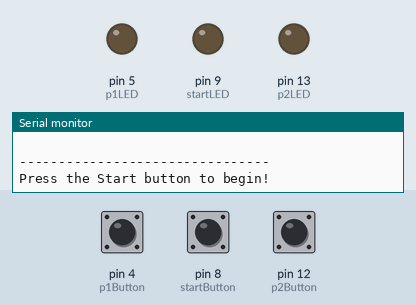
Recording of a sketch running on a simulated Arduino Uno, built with avr-gcc and run on an emulated ATmega328P. On the bench: output pins drawn as LEDs (lit = HIGH), the last lines printed to the serial monitor. Dashed ring = blinking. The inputs (shaded band) are chosen by the test bench; at power-on: pin 8 (startButton) LOW, pin 4 (p1Button) LOW, pin 12 (p2Button) LOW. Random numbers use the default seed unless the sketch sets one.

Above: at 1.9 s.
2.0 s: pin 8 (startButton) pulled HIGH for 0.15 s
At 3.4 s:
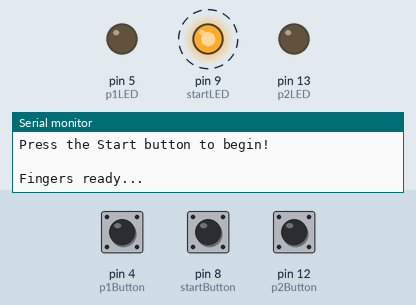
5.1 s: pin 4 (p1Button) pulled HIGH for 0.15 s
8.2 s: pin 12 (p2Button) pulled HIGH for 0.15 s
11.2 s: pin 8 (startButton) pulled HIGH for 1 s
15.2 s: pin 4 (p1Button) driven HIGH and pin 12 (p2Button) driven HIGH
At 16.38 s:
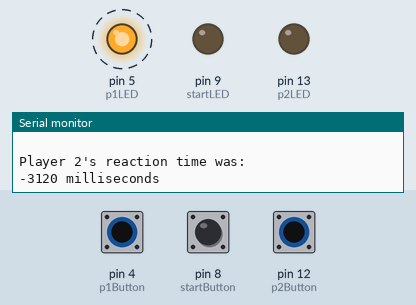
At 17.38 s:
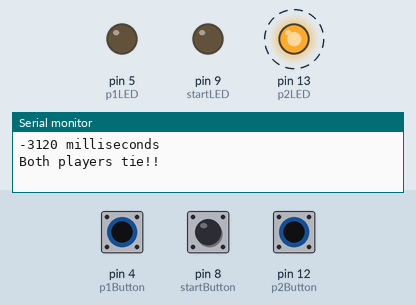
Timing chart, 0 to 19.2 s (numbered marks = the images above; inputs shaded):
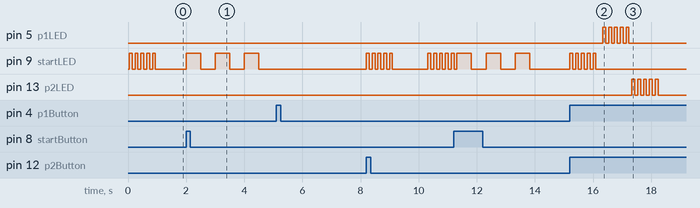

The sketch:

reflex_game.ino
```cpp
// Creation Crate Month 6 - 2-Player Reflex Game

int startButton = 8;
int startLED = 9;
int startButtonState = 0;

int p1Button = 4;
int p1LED = 5;
bool p1ButtonState = LOW;
bool p1Finished = false;

int p2Button = 12;
int p2LED = 13;
bool p2ButtonState = LOW;
bool p2Finished = false;

int messageStart = 0;
int gameStart = 0;
int currentTime = 0;
int timeDelay = 0;
int startTime = 0;
int p1EndTime = 0;
int p2EndTime = 0;
bool p1Win = false;
bool p2Win = false;

void setup() {
  // put your setup code here, to run once:
  Serial.begin(9600);

  // initialize pins
  pinMode(startButton, INPUT);
  pinMode(startLED, OUTPUT);
  pinMode(p1Button, INPUT);
  pinMode(p1LED, OUTPUT);
  pinMode(p2Button, INPUT);
  pinMode(p2LED, OUTPUT);
  Serial.println("Setup complete. Get ready to play!");
}

void loop() {
  // put your main code here, to run repeatedly:
  if(messageStart == 0) {
    Serial.println(" ");
    Serial.println("--------------------------------");
    Serial.println("Press the Start button to begin!");

   // flashing Start LED indicates beginning of gameplay
   flashLED(startLED, 5, 1);

   messageStart = 1;
  }

  startButtonState = digitalRead(startButton);

  if(startButtonState == HIGH && gameStart == 0) {
    startGame();
  }
}

void flashLED(int pin, int flashes, int duration) {
  for (int i = 0; i < flashes; i++) {
    digitalWrite(pin, HIGH);
    delay(duration * 1000 / flashes / 2);
    digitalWrite(pin, LOW);
    delay(duration * 1000 / flashes / 2);
  }
}

void startGame() {
  gameStart = 1;

  // set random interval for the reaction delay
  timeDelay = random(3, 6) * 1000;

  flashLED(startLED, 1, 1);
  Serial.println(" ");
  Serial.println("Fingers ready...");
  flashLED(startLED, 1, 1);
  Serial.println("Set...");
  flashLED(startLED, 1, 1);
  Serial.println("REACT!");
  Serial.println(" ");
  startTime = millis(); // Sets the start time

  while(p1Finished == false || p2Finished == false) {
    p1ButtonState = digitalRead(p1Button);
    p2ButtonState = digitalRead(p2Button);

    currentTime = millis() - startTime;

    if(p1ButtonState == HIGH && p1Finished == false) {
      p1EndTime = millis();
      p1Finished = true;
      Serial.println("Player 1 has finished!");
      Serial.println(" ");
    }

    if(p2ButtonState == HIGH && p2Finished == false) {
      p2EndTime = millis();
      p2Finished = true;
      Serial.println("Player 2 has finished!");
      Serial.println(" ");
    }

    if(currentTime > timeDelay) {
      digitalWrite(startLED, HIGH);
    }
  }

  // Game ended animation
  flashLED(startLED, 5, 1);

  // Calculates the reaction times for p1 and p2
  p1EndTime = p1EndTime - startTime - timeDelay;
  p2EndTime = p2EndTime - startTime - timeDelay;

  // Punishes p1 if they pressed too soon
  if (p1EndTime <= 0) {
    Serial.println("Player 1 pressed too soon!");
    Serial.println(" ");
  }

  // Punishes p2 if they pressed too soon
  if (p2EndTime <= 0) {
    Serial.println("Player 2 pressed too soon!");
    Serial.println(" ");
  }

  // Display results
  Serial.println(" ");
  Serial.println("Player 1's reaction time was: ");
  Serial.print(p1EndTime);
  Serial.print(" milliseconds");
  Serial.println(" ");
  Serial.println(" ");
  Serial.println("Player 2's reaction time was: ");
  Serial.print(p2EndTime);
  Serial.print(" milliseconds");
  Serial.println(" ");

  // Player 1 wins
  if(p1EndTime < p2EndTime && p1EndTime > 0) {
    Serial.println(" ");
    Serial.print("Player 1 wins by ");
    Serial.print(p2EndTime - p1EndTime);
    Serial.print(" milliseconds!");
    Serial.println(" ");
    Serial.println(" ");

    flashLED(p1LED, 5, 1);
  }

  // Player 2 wins
  if(p1EndTime > p2EndTime && p2EndTime > 0) {
    Serial.println(" ");
    Serial.print("Player 1 wins by ");
    Serial.print(p2EndTime - p1EndTime);
    Serial.print(" milliseconds!");
    Serial.println(" ");
    Serial.println(" ");

    flashLED(p1LED, 5, 1);
  }

  // if there is a tie
  if (p1EndTime == p2EndTime) {
    Serial.println("Both players tie!!");
    Serial.println(" ");

    flashLED(p1LED, 5, 1);
    flashLED(p2LED, 5, 1);
  }

  p1Finished = 0;
  p2Finished = 0;
  messageStart = 0;
  gameStart = 0;
  delay(1000);
}
```

Measured:
- after the input at 2.0 s, pin 9 (startLED): alternates HIGH for 0.50 s and LOW for 0.50 s, starting at once
- after the input at 15.2 s, pin 5 (p1LED): alternates HIGH for 0.10 s and LOW for 0.10 s, 10 changes in all, then stays LOW, starting after 1.1 s; pin 13 (p2LED): alternates HIGH for 0.10 s and LOW for 0.10 s, 10 changes in all, then stays LOW, starting after 2.1 s
- by itself, pin 9 (startLED): alternates HIGH for 0.10 s and LOW for 0.10 s, 10 changes in all, then stays LOW
